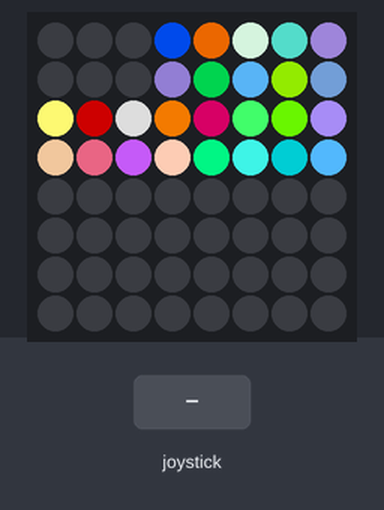
Simulated run of this program. Board: Raspberry Pi (BCM pin numbers) with a Sense HAT. Parts: the Sense HAT's 8×8 RGB LED matrix. Inputs (shaded band) come from the test bench. Files the program writes start out absent; random numbers come from a fixed seed; threads take turns every 2 ms.

Above: at 1.21 s.
1.4 s: joystick pushed up
At 2.66 s:
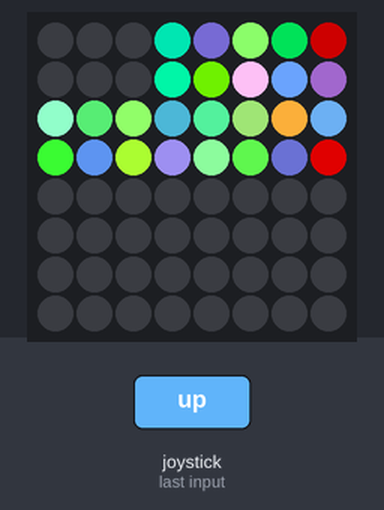
6.1 s: joystick pushed down
At 6.16 s:
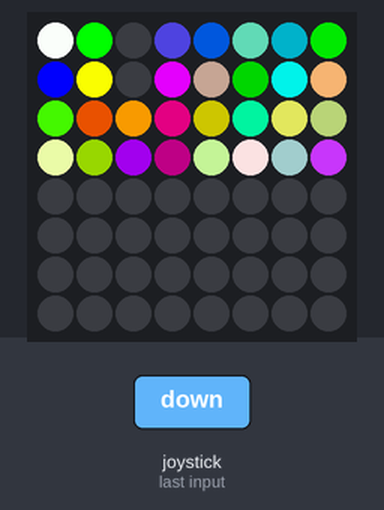
8.4 s: joystick pushed right
11.4 s: joystick pushed left
At 11.53 s:
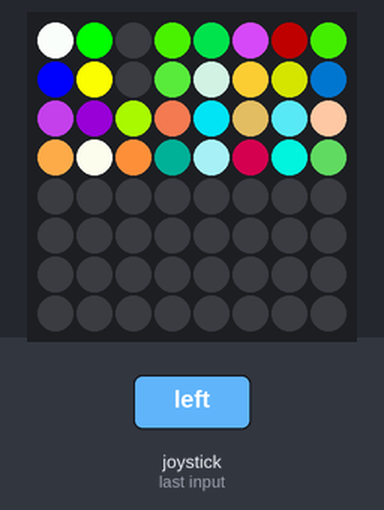

The program:

app-sense-hat.py
```python
import sqlite3
import time
import random
from sense_hat import SenseHat
from threading import Thread

sense = SenseHat()
sense.clear()

# SQLiteデータベースの設定
conn = sqlite3.connect('sensor_data.db')
c = conn.cursor()
c.execute('''CREATE TABLE IF NOT EXISTS sensor_data
             (timestamp TEXT, temperature REAL, humidity REAL, pressure REAL)''')
c.execute('''CREATE TABLE IF NOT EXISTS visitor_log
             (id INTEGER PRIMARY KEY AUTOINCREMENT, entry_time TEXT, exit_time TEXT)''')
conn.commit()

# メニュー項目の設定（6つ）
menu_items = [(255, 0, 0), (0, 255, 0), (0, 0, 255), (255, 255, 0), (0, 255, 255), (255, 0, 255)]
menu_layout = [(0, 0), (1, 0), (0, 1), (1, 1), (2, 0), (2, 1)]  # 2x2の格子位置
current_item = 0

visitor_logging = False
entry_time = None

# メニューを表示する関数
def display_menu():
    sense.clear()
    for i in range(4):
        x, y = menu_layout[i]
        color = menu_items[i] if i < len(menu_items) else (255, 255, 255)  # 空白の項目は白色
        sense.set_pixel(x, y, color if i != current_item else (255, 255, 255))  # 選択中の項目は白色で表示
    time.sleep(0.1)  # 少し待ってから次の表示

# センサーのデータをSQLiteに保存する関数
def log_sensor_data():
    while True:
        temp = sense.get_temperature()
        humidity = sense.get_humidity()
        pressure = sense.get_pressure()
        timestamp = time.strftime('%Y-%m-%d %H:%M:%S')
        conn_thread = sqlite3.connect('sensor_data.db')
        c_thread = conn_thread.cursor()
        c_thread.execute("INSERT INTO sensor_data (timestamp, temperature, humidity, pressure) VALUES (?, ?, ?, ?)",
                         (timestamp, temp, humidity, pressure))
        conn_thread.commit()
        conn_thread.close()
        time.sleep(10)  # 10秒ごとにデータをログ

# 訪問者の入室時刻を記録する関数
def log_entry_time():
    global entry_time
    entry_time = time.strftime('%Y-%m-%d %H:%M:%S')
    conn_thread = sqlite3.connect('sensor_data.db')
    c_thread = conn_thread.cursor()
    c_thread.execute("INSERT INTO visitor_log (entry_time) VALUES (?)", (entry_time,))
    conn_thread.commit()
    conn_thread.close()

# 訪問者の退出時刻を記録する関数
def log_exit_time():
    global entry_time
    if entry_time:
        exit_time = time.strftime('%Y-%m-%d %H:%M:%S')
        conn_thread = sqlite3.connect('sensor_data.db')
        c_thread = conn_thread.cursor()
        c_thread.execute("UPDATE visitor_log SET exit_time = ? WHERE entry_time = ?", (exit_time, entry_time))
        conn_thread.commit()
        conn_thread.close()
        entry_time = None

# ジョイスティックのイベントを処理する関数
def joystick_event(event):
    global current_item, visitor_logging
    if event.action == "pressed":
        if event.direction == "left":
            current_item = (current_item - 1) % len(menu_items)
        elif event.direction == "right":
            current_item = (current_item + 1) % len(menu_items)
        elif event.direction == "up":
            current_item = (current_item - 2) % len(menu_items)
        elif event.direction == "down":
            current_item = (current_item + 2) % len(menu_items)
        elif event.direction == "middle":
            if current_item == 2:
                if not visitor_logging:
                    log_entry_time()
                    sense.show_message("Entry Logged", text_colour=(0, 255, 0))
                    visitor_logging = True
                else:
                    log_exit_time()
                    sense.show_message("Exit Logged", text_colour=(255, 0, 0))
                    visitor_logging = False
        display_menu()

# ジョイスティックのイベントリスナーを設定
sense.stick.direction_left = joystick_event
sense.stick.direction_right = joystick_event
sense.stick.direction_up = joystick_event
sense.stick.direction_down = joystick_event
sense.stick.direction_middle = joystick_event

# 初期メニュー表示
display_menu()

# ディスコ風のキラキラ表示
def display_disco():
    while True:
        for x in range(8):
            for y in range(4):
                if (x, y) not in menu_layout:
                    r = random.randint(0, 255)
                    g = random.randint(0, 255)
                    b = random.randint(0, 255)
                    sense.set_pixel(x, y, (r, g, b))
        time.sleep(0.1)
        sense.clear()
        time.sleep(0.1)

# スレッドを開始してディスコ風表示を実行
disco_thread = Thread(target=display_disco, daemon=True)
disco_thread.start()

# ジョイスティックのイベントハンドラを維持してプログラムを実行
while True:
    for event in sense.stick.get_events():
        joystick_event(event)
```
